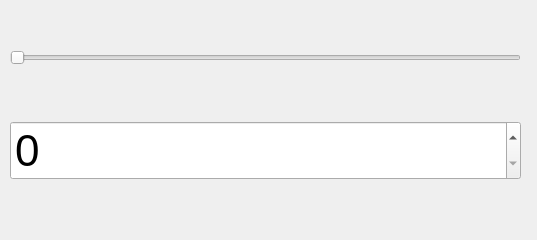
<?xml version="1.0" encoding="UTF-8"?>
<ui version="4.0">
 <class>Form</class>
 <widget class="QWidget" name="Form">
  <property name="geometry">
   <rect>
    <x>0</x>
    <y>0</y>
    <width>537</width>
    <height>240</height>
   </rect>
  </property>
  <property name="windowTitle">
   <string>Form</string>
  </property>
  <widget class="QWidget" name="">
   <property name="geometry">
    <rect>
     <x>10</x>
     <y>0</y>
     <width>511</width>
     <height>231</height>
    </rect>
   </property>
   <layout class="QVBoxLayout" name="verticalLayout">
    <item>
     <widget class="QSlider" name="horizontalSlider">
      <property name="maximum">
       <number>100</number>
      </property>
      <property name="orientation">
       <enum>Qt::Horizontal</enum>
      </property>
     </widget>
    </item>
    <item>
     <widget class="QSpinBox" name="spinBox">
      <property name="font">
       <font>
        <pointsize>33</pointsize>
       </font>
      </property>
      <property name="maximum">
       <number>100</number>
      </property>
     </widget>
    </item>
   </layout>
  </widget>
 </widget>
 <resources/>
 <connections>
  <connection>
   <sender>horizontalSlider</sender>
   <signal>valueChanged(int)</signal>
   <receiver>spinBox</receiver>
   <slot>setValue(int)</slot>
   <hints>
    <hint type="sourcelabel">
     <x>156</x>
     <y>59</y>
    </hint>
    <hint type="destinationlabel">
     <x>170</x>
     <y>168</y>
    </hint>
   </hints>
  </connection>
  <connection>
   <sender>spinBox</sender>
   <signal>valueChanged(int)</signal>
   <receiver>horizontalSlider</receiver>
   <slot>setValue(int)</slot>
   <hints>
    <hint type="sourcelabel">
     <x>265</x>
     <y>151</y>
    </hint>
    <hint type="destinationlabel">
     <x>265</x>
     <y>58</y>
    </hint>
   </hints>
  </connection>
 </connections>
</ui>
